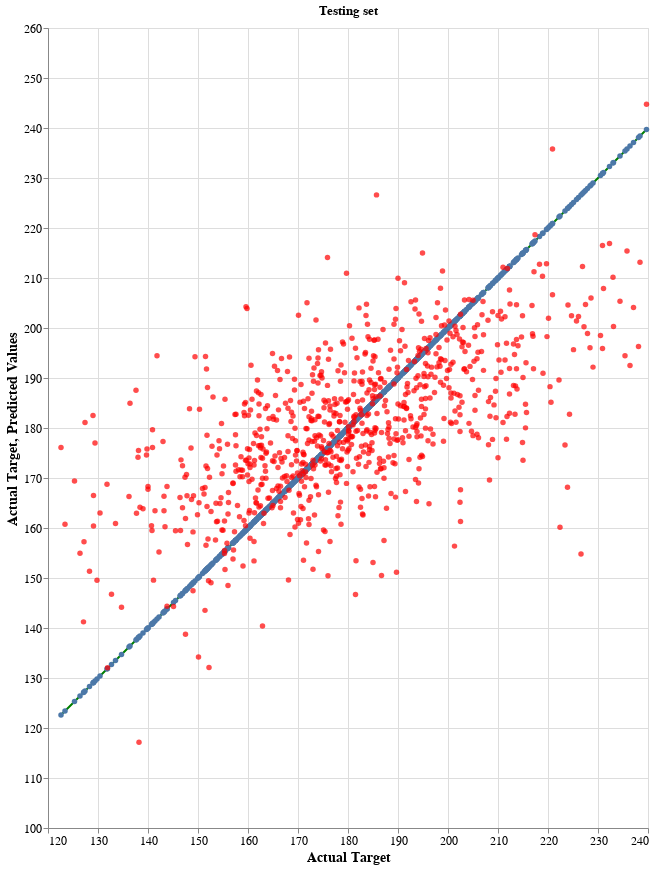

The notebook cell saved with this chart:
### Code cell
final_chart

### Figure 1 — Vega-Lite specification as saved in the notebook (floating-point values rounded to 4 significant figures; data arrays with more than 128 entries replaced by an {"elided": "..."} marker saying what was removed)
{"config": {"view": {"continuousWidth": 400, "continuousHeight": 300}, "axis": {"labelFontSize": 12, "titleFontSize": 14}, "legend": {"orient": "top"}, "title": {"anchor": "middle"}}, "layer": [{"mark": {"type": "line", "color": "green", "point": true}, "encoding": {"tooltip": [{"field": "Actual Target", "type": "quantitative"}, {"field": "Predicted Values", "type": "quantitative"}], "x": {"field": "Actual Target", "type": "quantitative"}, "y": {"field": "Actual Target", "scale": {"domain": [100, 239.7], "nice": true}, "type": "quantitative"}}, "height": 800, "width": 600}, {"mark": {"type": "circle", "color": "red", "opacity": 0.7}, "encoding": {"tooltip": [{"field": "Actual Target", "type": "quantitative"}, {"field": "Predicted Values", "type": "quantitative"}], "x": {"field": "Actual Target", "type": "quantitative"}, "y": {"field": "Predicted Values", "scale": {"domain": [100, 244.8], "nice": true}, "type": "quantitative"}}}], "data": {"name": "data-a33d7d293fcb71b6f483d79ab0e7e1f3"}, "height": 800, "title": "Testing set", "width": 600, "$schema": "https://vega.github.io/schema/vega-lite/v4.17.0.json", "datasets": {"data-a33d7d293fcb71b6f483d79ab0e7e1f3": {"elided": "854 records"}}}
